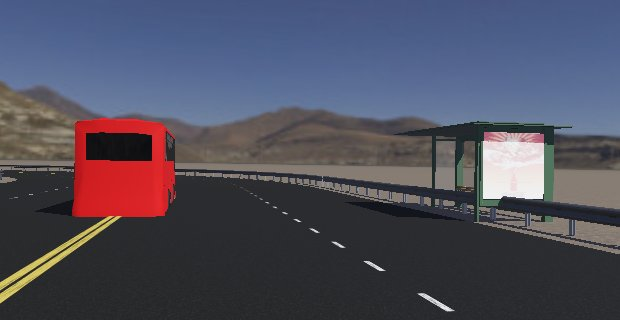
#> input picture data/behavioral_dataset/images/frame_000176.jpg, 620 x 320 px, given in place of the camera
$ jupyter execute '2 - AdquisicionVideoOpenCV.ipynb'   (shell and % lines are left out)   (text cells are left out)
#> lines starting #> are read from the running program, lines starting #| are printed output that depends on the picture; after the words box and inside, x2 and y2 are one past the last pixel; in counts of white or black regions, pixels touching at a corner belong together
[cell 1]
# ============================================
# LIBRERÍAS
# ============================================
import matplotlib.image as mpimg
import matplotlib.pyplot as plt
import numpy as np
import cv2

[cell 2]
# ============================================
# FUNCIÓN: EFECTO CARTOON
# ============================================
def Cartoon(image_color):
    """
    Aplica un efecto tipo caricatura (stylization)

    Parámetros:
    image_color: imagen en formato BGR

    Retorna:
    Imagen estilizada
    """

    # sigma_s controla el tamaño de las regiones
    # sigma_r controla la intensidad del efecto
    dst = cv2.stylization(image_color, sigma_s=60, sigma_r=0.5)

    return dst

[cell 3]
# ============================================
# INICIALIZACIÓN DE LA CÁMARA
# ============================================

# 0 = cámara principal
cap = cv2.VideoCapture(0)

# Validación
if not cap.isOpened():
    raise RuntimeError("No se pudo abrir la cámara")

[cell 4]
# ============================================
# CAPTURA DE VIDEO EN TIEMPO REAL
# ============================================

while True:

    # Leer frame de la cámara
    ret, frame = cap.read()
#> frame is the input picture: shape (320, 620, 3); mean B, G, R 93.6, 78.9, 79.7

    # Validar lectura
    if not ret:
        print("Error al leer frame")
        break

    # Aplicar efecto cartoon / seleccionar
    cartoon_frame = Cartoon(frame)
#> in Cartoon, `dst = cv2.stylization(image_color, sigma_s=60, sigma_r=0.5)`:
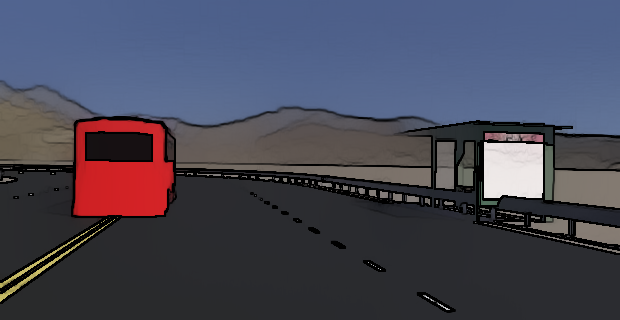
#> dst: shape (320, 620, 3); mean B, G, R 86.9, 71.8, 71.7

    # Mostrar video procesado
    cv2.imshow("Cartoon Effect", cartoon_frame)

    edges = cv2.Canny(cv2.GaussianBlur(
    cv2.cvtColor(frame, cv2.COLOR_BGR2GRAY),
    (5,5), 0), 50, 150)
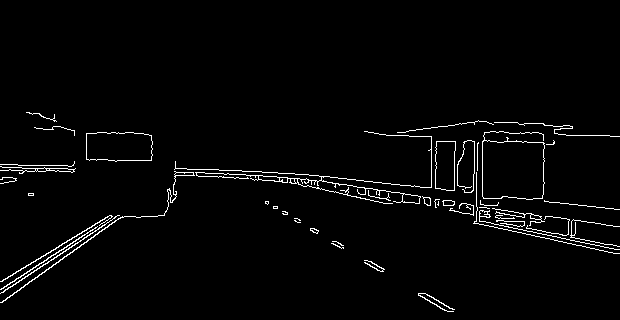
#> edges: shape (320, 620); 2.4% white in thin lines or dots, all inside (x1, y1, x2, y2) = (0, 112, 620, 312)

    cv2.imshow("Edges", edges)

    # Mostrar video original
    cv2.imshow("Webcam Video", frame)


    # Presionar ENTER para salir
    if cv2.waitKey(1) == 13:
#> (key Esc is pressed here)
        break

$ run again, on data/behavioral_dataset/images/frame_000186.jpg
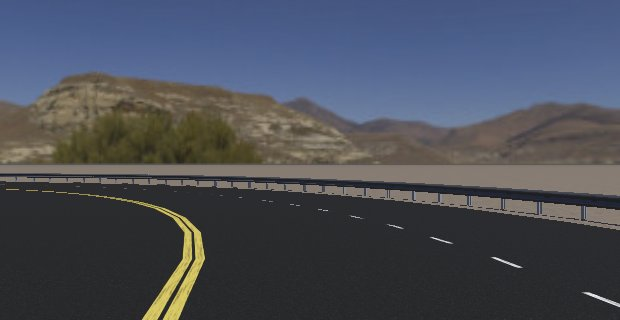
#> input picture data/behavioral_dataset/images/frame_000186.jpg, 620 x 320 px, given in place of the camera
#> frame is the input picture: shape (320, 620, 3); mean B, G, R 88.3, 78.7, 75
#> in Cartoon, `dst = cv2.stylization(image_color, sigma_s=60, sigma_r=0.5)`:
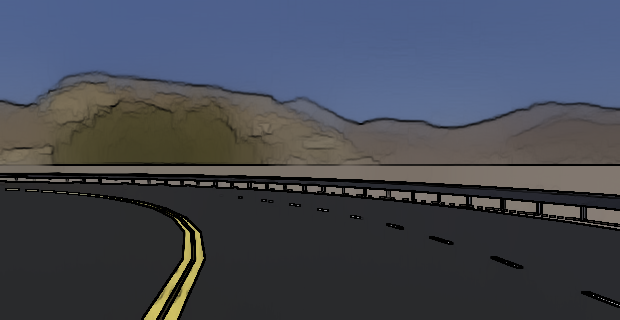
#> dst: shape (320, 620, 3); mean B, G, R 82.6, 72.1, 68
#> `edges = cv2.Canny(cv2.GaussianBlur( cv2.cvtColor(frame, cv2.COLOR_BGR2..`:
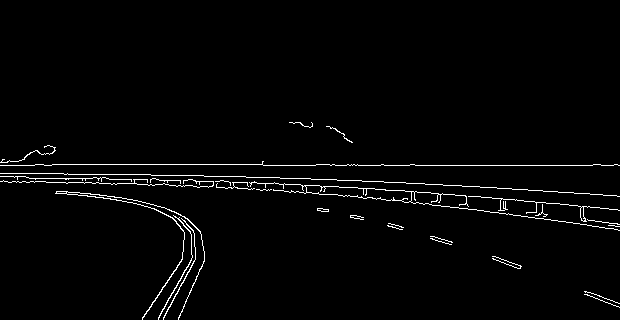
#> edges: shape (320, 620); 2.1% white in thin lines or dots, all inside (x1, y1, x2, y2) = (0, 122, 620, 320)

$ run again, on data/behavioral_dataset/images/frame_000284.jpg
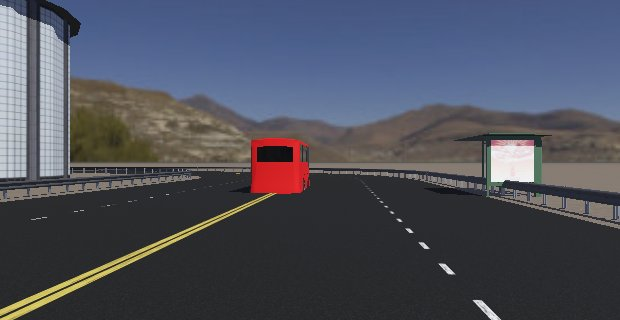
#> input picture data/behavioral_dataset/images/frame_000284.jpg, 620 x 320 px, given in place of the camera
#> frame is the input picture: shape (320, 620, 3); mean B, G, R 91.9, 80.4, 77.8
#> in Cartoon, `dst = cv2.stylization(image_color, sigma_s=60, sigma_r=0.5)`:
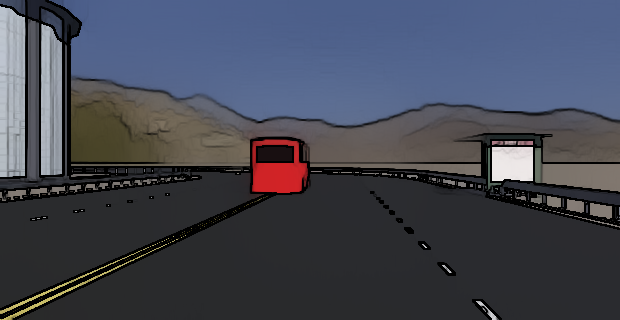
#> dst: shape (320, 620, 3); mean B, G, R 83.4, 71.1, 67.9
#> `edges = cv2.Canny(cv2.GaussianBlur( cv2.cvtColor(frame, cv2.COLOR_BGR2..`:
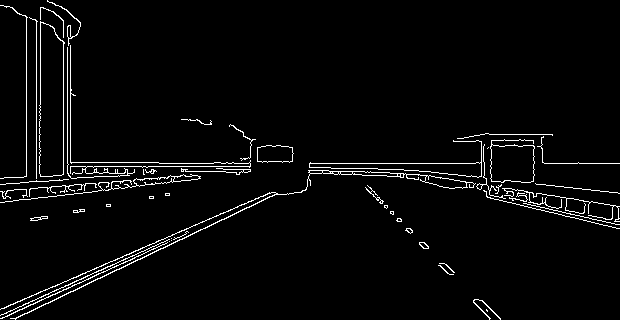
#> edges: shape (320, 620); 3.2% white in thin lines or dots
